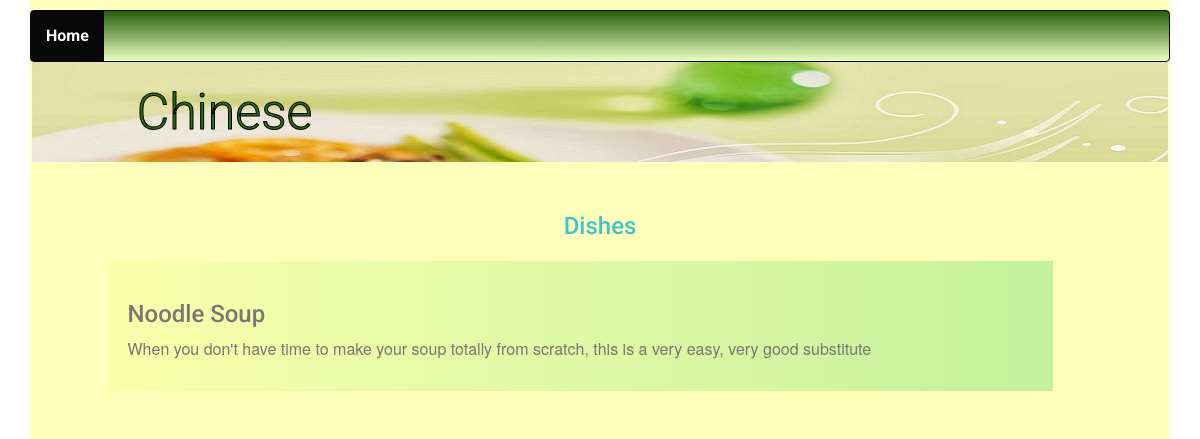
The app's page /cuisines/5/dish/ with its own data.
### database_setup.py (models this page shows, shortened)
class Cuisine(Base):
    __tablename__ = 'cuisine'
    id = Column(Integer, primary_key=True)
    name = Column(String(250), nullable=False)
    user_id = Column(Integer, ForeignKey('user.id'))
    user = relationship(User)

class Dish(Base):
    __tablename__ = 'dish'
    id = Column(Integer, primary_key=True)
    name = Column(String(150), nullable=False)
    description = Column(String(300), nullable=False)
    picurl = Column(String(300), nullable=False)
    recipe = Column(String(2000), nullable=False)
    cuisine_id = Column(Integer,ForeignKey('cuisine.id'))
    cuisine = relationship(Cuisine)
    user_id = Column(Integer, ForeignKey('user.id'))
    user = relationship(User)
    created_on = Column(String(50), nullable=False)
    modified_on = Column(String(50), nullable=False)

### project.py (the view)
@app.route('/cuisines/<int:cuisine_id>/dish/')
def showDishes(cuisine_id):
    cuisine = session.query(Cuisine).filter_by(id=cuisine_id).one()
    dishes = session.query(Dish).filter_by(cuisine_id=cuisine_id).all()
    username = login_session.get('username')
    loginid = login_session.get('email')
    return render_template('cuisinedishes.html', items=dishes,
                           cuisine=cuisine, loggedusername=username,
                           loginid=loginid)

### templates/cuisinedishes.html (shortened to what this page needs)
{% extends "main.html" %}
{% block content %}
{% include "header.html" %}
	<div class="row banner main">
		<div class="col-md-11 col-md-offset-1 padding-none">
			<h1>{{ cuisine.name }}
			</h1>
		</div>
	</div>
<div class="row padding-top">
</div>
	{% if items !=[] %}
		<div class="row">
			<div class="col-md-1"></div>
			<div class="col-md-10">
				<h2>Dishes</h2>
					{% for i in items %}
						<a href = "{{url_for('showDescription', dish_id = i.id, cuisine_id = cuisine.id)}}">
							<div class="menu-item">
								<h3 id="dishname">{{i.name}}</h3>
								<p>{{i.description}}</p>
							</div>
						</a>
					{% endfor %}
			</div>
			<div class="col-md-1"></div>
		</div>
	{% endif %}
{% endblock %}

### static/styles1.css (style rules this page uses)
* { font-family: "helvetica neue bold", roboto, helvetica, arial, sans-serif; font-weight: 700; }
h1 { font-family: "helvetica neue light", roboto, helvetica, arial, sans-serif; font-size: 50px; color: white; line-height: 60px; font-weight: 300; }
h2 { font-size: 24px; color: #42c3c9; line-height: 29px; }
html, body { min-height: 100%; }
p { font-family: "helvetica neue", roboto, helvetica, arial, sans-serif; font-size: 16px; color: #7b7573; line-height: 24px; font-weight: 400; }
h2 { text-align: center; }
a { font-size: 16px; color: #7b7573; line-height: 24px; }
.padding-top { padding-top: 30px; }
.padding-none { padding: 0; }
.banner.main { background: url("/static/top-banner.jpg"); background-repeat: no-repeat; margin-left: 2px; margin-right: 2px; }
.banner h1 { margin: 10px 0; padding: 10px; color: #316d0f; -webkit-text-stroke-width: 1px; -webkit-text-stroke-color: black; }
.menu-item { background: linear-gradient(to right, #f9ffab 0%, #c4f29e 100%); padding: 20px; margin: 20px; margin-left: -20px; }

### records on screen
Cuisine: name "Chinese"
Dish: name "Noodle Soup", description "When you don't have time to make your soup totally from scratch, this is a very easy, very good substitute"
